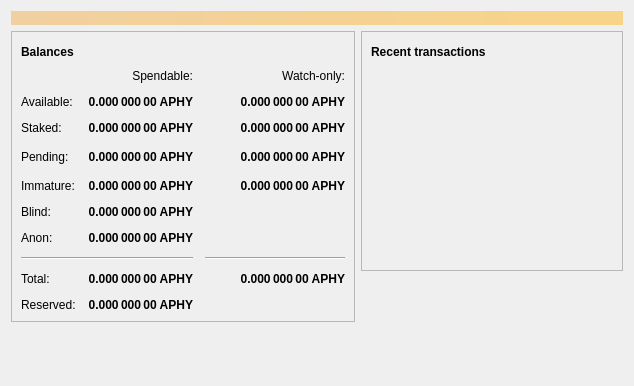
<?xml version="1.0" encoding="UTF-8"?>
<ui version="4.0">
 <class>OverviewPage</class>
 <widget class="QWidget" name="OverviewPage">
  <property name="geometry">
   <rect>
    <x>0</x>
    <y>0</y>
    <width>634</width>
    <height>386</height>
   </rect>
  </property>
  <property name="windowTitle">
   <string>Form</string>
  </property>
  <layout class="QVBoxLayout" name="topLayout">
   <item>
    <widget class="QLabel" name="labelAlerts">
     <property name="visible">
      <bool>false</bool>
     </property>
     <property name="styleSheet">
      <string notr="true">QLabel { background-color: qlineargradient(x1: 0, y1: 0, x2: 1, y2: 0, stop:0 #F0D0A0, stop:1 #F8D488); color:#000000; }</string>
     </property>
     <property name="wordWrap">
      <bool>true</bool>
     </property>
     <property name="margin">
      <number>3</number>
     </property>
     <property name="textInteractionFlags">
      <set>Qt::TextSelectableByMouse</set>
     </property>
    </widget>
   </item>
   <item>
    <layout class="QHBoxLayout" name="horizontalLayout" stretch="1,1">
     <item>
      <layout class="QVBoxLayout" name="verticalLayout_2">
       <item>
        <widget class="QFrame" name="frame">
         <property name="frameShape">
          <enum>QFrame::StyledPanel</enum>
         </property>
         <property name="frameShadow">
          <enum>QFrame::Raised</enum>
         </property>
         <layout class="QVBoxLayout" name="verticalLayout_4">
          <item>
           <layout class="QHBoxLayout" name="horizontalLayout_4">
            <item>
             <widget class="QLabel" name="label_5">
              <property name="font">
               <font>
                <weight>75</weight>
                <bold>true</bold>
               </font>
              </property>
              <property name="text">
               <string>Balances</string>
              </property>
             </widget>
            </item>
            <item>
             <widget class="QPushButton" name="labelWalletStatus">
              <property name="enabled">
               <bool>true</bool>
              </property>
              <property name="maximumSize">
               <size>
                <width>30</width>
                <height>16777215</height>
               </size>
              </property>
              <property name="toolTip">
               <string>The displayed information may be out of date. Your wallet automatically synchronizes with the Aphory network after a connection is established, but this process has not completed yet.</string>
              </property>
              <property name="text">
               <string/>
              </property>
              <property name="icon">
               <iconset>
                <normaloff>:/icons/warning</normaloff>
                <disabledoff>:/icons/warning</disabledoff>:/icons/warning</iconset>
              </property>
              <property name="iconSize">
               <size>
                <width>24</width>
                <height>24</height>
               </size>
              </property>
              <property name="flat">
               <bool>true</bool>
              </property>
             </widget>
            </item>
            <item>
             <spacer name="horizontalSpacer_3">
              <property name="orientation">
               <enum>Qt::Horizontal</enum>
              </property>
              <property name="sizeHint" stdset="0">
               <size>
                <width>40</width>
                <height>20</height>
               </size>
              </property>
             </spacer>
            </item>
           </layout>
          </item>
          <item>
           <layout class="QGridLayout" name="gridLayout">
            <property name="spacing">
             <number>12</number>
            </property>
            <item row="2" column="1">
             <widget class="QLabel" name="labelStaked">
              <property name="font">
               <font>
                <weight>75</weight>
                <bold>true</bold>
               </font>
              </property>
              <property name="cursor">
               <cursorShape>IBeamCursor</cursorShape>
              </property>
              <property name="toolTip">
               <string>Your current staked balance</string>
              </property>
              <property name="text">
               <string notr="true">0.000 000 00 APHY</string>
              </property>
              <property name="alignment">
               <set>Qt::AlignRight|Qt::AlignTrailing|Qt::AlignVCenter</set>
              </property>
              <property name="textInteractionFlags">
               <set>Qt::LinksAccessibleByMouse|Qt::TextSelectableByKeyboard|Qt::TextSelectableByMouse</set>
              </property>
             </widget>
            </item>
            <item row="2" column="2">
             <widget class="QLabel" name="labelWatchStaked">
              <property name="font">
               <font>
                <weight>75</weight>
                <bold>true</bold>
               </font>
              </property>
              <property name="cursor">
               <cursorShape>IBeamCursor</cursorShape>
              </property>
              <property name="toolTip">
               <string>Your current watch-only staked balance</string>
              </property>
              <property name="text">
               <string notr="true">0.000 000 00 APHY</string>
              </property>
              <property name="alignment">
               <set>Qt::AlignRight|Qt::AlignTrailing|Qt::AlignVCenter</set>
              </property>
              <property name="textInteractionFlags">
               <set>Qt::LinksAccessibleByMouse|Qt::TextSelectableByKeyboard|Qt::TextSelectableByMouse</set>
              </property>
             </widget>
            </item>
            <item row="4" column="2">
             <widget class="QLabel" name="labelWatchImmature">
              <property name="font">
               <font>
                <weight>75</weight>
                <bold>true</bold>
               </font>
              </property>
              <property name="cursor">
               <cursorShape>IBeamCursor</cursorShape>
              </property>
              <property name="toolTip">
               <string>Mined balance in watch-only addresses that has not yet matured</string>
              </property>
              <property name="text">
               <string notr="true">0.000 000 00 APHY</string>
              </property>
              <property name="alignment">
               <set>Qt::AlignRight|Qt::AlignTrailing|Qt::AlignVCenter</set>
              </property>
              <property name="textInteractionFlags">
               <set>Qt::LinksAccessibleByMouse|Qt::TextSelectableByKeyboard|Qt::TextSelectableByMouse</set>
              </property>
             </widget>
            </item>
            <item row="3" column="3">
             <spacer name="horizontalSpacer_2">
              <property name="orientation">
               <enum>Qt::Horizontal</enum>
              </property>
              <property name="sizeHint" stdset="0">
               <size>
                <width>40</width>
                <height>20</height>
               </size>
              </property>
             </spacer>
            </item>
            <item row="4" column="1">
             <widget class="QLabel" name="labelImmature">
              <property name="font">
               <font>
                <weight>75</weight>
                <bold>true</bold>
               </font>
              </property>
              <property name="cursor">
               <cursorShape>IBeamCursor</cursorShape>
              </property>
              <property name="toolTip">
               <string>Mined balance that has not yet matured</string>
              </property>
              <property name="text">
               <string notr="true">0.000 000 00 APHY</string>
              </property>
              <property name="alignment">
               <set>Qt::AlignRight|Qt::AlignTrailing|Qt::AlignVCenter</set>
              </property>
              <property name="textInteractionFlags">
               <set>Qt::LinksAccessibleByMouse|Qt::TextSelectableByKeyboard|Qt::TextSelectableByMouse</set>
              </property>
             </widget>
            </item>
            <item row="3" column="2">
             <widget class="QLabel" name="labelWatchPending">
              <property name="font">
               <font>
                <weight>75</weight>
                <bold>true</bold>
               </font>
              </property>
              <property name="cursor">
               <cursorShape>IBeamCursor</cursorShape>
              </property>
              <property name="toolTip">
               <string>Unconfirmed transactions to watch-only addresses</string>
              </property>
              <property name="text">
               <string notr="true">0.000 000 00 APHY</string>
              </property>
              <property name="alignment">
               <set>Qt::AlignRight|Qt::AlignTrailing|Qt::AlignVCenter</set>
              </property>
              <property name="textInteractionFlags">
               <set>Qt::LinksAccessibleByMouse|Qt::TextSelectableByKeyboard|Qt::TextSelectableByMouse</set>
              </property>
             </widget>
            </item>
            <item row="3" column="1">
             <widget class="QLabel" name="labelUnconfirmed">
              <property name="font">
               <font>
                <weight>75</weight>
                <bold>true</bold>
               </font>
              </property>
              <property name="cursor">
               <cursorShape>IBeamCursor</cursorShape>
              </property>
              <property name="toolTip">
               <string>Total of transactions that have yet to be confirmed, and do not yet count toward the spendable balance</string>
              </property>
              <property name="text">
               <string notr="true">0.000 000 00 APHY</string>
              </property>
              <property name="alignment">
               <set>Qt::AlignRight|Qt::AlignTrailing|Qt::AlignVCenter</set>
              </property>
              <property name="textInteractionFlags">
               <set>Qt::LinksAccessibleByMouse|Qt::TextSelectableByKeyboard|Qt::TextSelectableByMouse</set>
              </property>
             </widget>
            </item>
            <item row="2" column="0">
             <widget class="QLabel" name="labelStakedText">
              <property name="text">
               <string>Staked:</string>
              </property>
             </widget>
            </item>
            <item row="7" column="2">
             <widget class="Line" name="lineWatchBalance">
              <property name="sizePolicy">
               <sizepolicy hsizetype="Preferred" vsizetype="Fixed">
                <horstretch>0</horstretch>
                <verstretch>0</verstretch>
               </sizepolicy>
              </property>
              <property name="minimumSize">
               <size>
                <width>140</width>
                <height>0</height>
               </size>
              </property>
              <property name="orientation">
               <enum>Qt::Horizontal</enum>
              </property>
             </widget>
            </item>
            <item row="8" column="2">
             <widget class="QLabel" name="labelWatchTotal">
              <property name="font">
               <font>
                <weight>75</weight>
                <bold>true</bold>
               </font>
              </property>
              <property name="cursor">
               <cursorShape>IBeamCursor</cursorShape>
              </property>
              <property name="toolTip">
               <string>Current total balance in watch-only addresses</string>
              </property>
              <property name="text">
               <string notr="true">0.000 000 00 APHY</string>
              </property>
              <property name="alignment">
               <set>Qt::AlignRight|Qt::AlignTrailing|Qt::AlignVCenter</set>
              </property>
              <property name="textInteractionFlags">
               <set>Qt::LinksAccessibleByMouse|Qt::TextSelectableByKeyboard|Qt::TextSelectableByMouse</set>
              </property>
             </widget>
            </item>
            <item row="8" column="0">
             <widget class="QLabel" name="labelTotalText">
              <property name="text">
               <string>Total:</string>
              </property>
             </widget>
            </item>
            <item row="8" column="1">
             <widget class="QLabel" name="labelTotal">
              <property name="font">
               <font>
                <weight>75</weight>
                <bold>true</bold>
               </font>
              </property>
              <property name="cursor">
               <cursorShape>IBeamCursor</cursorShape>
              </property>
              <property name="toolTip">
               <string>Your current total balance</string>
              </property>
              <property name="text">
               <string notr="true">0.000 000 00 APHY</string>
              </property>
              <property name="alignment">
               <set>Qt::AlignRight|Qt::AlignTrailing|Qt::AlignVCenter</set>
              </property>
              <property name="textInteractionFlags">
               <set>Qt::LinksAccessibleByMouse|Qt::TextSelectableByKeyboard|Qt::TextSelectableByMouse</set>
              </property>
             </widget>
            </item>
            <item row="0" column="2">
             <widget class="QLabel" name="labelWatchonly">
              <property name="text">
               <string>Watch-only:</string>
              </property>
              <property name="alignment">
               <set>Qt::AlignRight|Qt::AlignTrailing|Qt::AlignVCenter</set>
              </property>
             </widget>
            </item>
            <item row="7" column="0" colspan="2">
             <widget class="Line" name="line">
              <property name="orientation">
               <enum>Qt::Horizontal</enum>
              </property>
             </widget>
            </item>
            <item row="1" column="0">
             <widget class="QLabel" name="labelBalanceText">
              <property name="text">
               <string>Available:</string>
              </property>
             </widget>
            </item>
            <item row="4" column="0">
             <widget class="QLabel" name="labelImmatureText">
              <property name="text">
               <string>Immature:</string>
              </property>
             </widget>
            </item>
            <item row="1" column="2">
             <widget class="QLabel" name="labelWatchAvailable">
              <property name="font">
               <font>
                <weight>75</weight>
                <bold>true</bold>
               </font>
              </property>
              <property name="cursor">
               <cursorShape>IBeamCursor</cursorShape>
              </property>
              <property name="toolTip">
               <string>Your current balance in watch-only addresses</string>
              </property>
              <property name="text">
               <string notr="true">0.000 000 00 APHY</string>
              </property>
              <property name="alignment">
               <set>Qt::AlignRight|Qt::AlignTrailing|Qt::AlignVCenter</set>
              </property>
              <property name="textInteractionFlags">
               <set>Qt::LinksAccessibleByMouse|Qt::TextSelectableByKeyboard|Qt::TextSelectableByMouse</set>
              </property>
             </widget>
            </item>
            <item row="3" column="0">
             <widget class="QLabel" name="labelPendingText">
              <property name="text">
               <string>Pending:</string>
              </property>
             </widget>
            </item>
            <item row="0" column="1">
             <widget class="QLabel" name="labelSpendable">
              <property name="text">
               <string>Spendable:</string>
              </property>
              <property name="alignment">
               <set>Qt::AlignRight|Qt::AlignTrailing|Qt::AlignVCenter</set>
              </property>
             </widget>
            </item>
            <item row="5" column="0">
             <widget class="QLabel" name="labelBlindBalanceText">
              <property name="text">
               <string>Blind:</string>
              </property>
             </widget>
            </item>
            <item row="5" column="1">
             <widget class="QLabel" name="labelBlindBalance">
              <property name="font">
               <font>
                <weight>75</weight>
                <bold>true</bold>
               </font>
              </property>
              <property name="cursor">
               <cursorShape>IBeamCursor</cursorShape>
              </property>
              <property name="toolTip">
               <string>Your current spendable blinded balance</string>
              </property>
              <property name="text">
               <string notr="true">0.000 000 00 APHY</string>
              </property>
              <property name="alignment">
               <set>Qt::AlignRight|Qt::AlignTrailing|Qt::AlignVCenter</set>
              </property>
              <property name="textInteractionFlags">
               <set>Qt::LinksAccessibleByMouse|Qt::TextSelectableByKeyboard|Qt::TextSelectableByMouse</set>
              </property>
             </widget>
            </item>
            <item row="6" column="0">
             <widget class="QLabel" name="labelAnonText">
              <property name="text">
               <string>Anon:</string>
              </property>
             </widget>
            </item>
            <item row="6" column="1">
             <widget class="QLabel" name="labelAnonBalance">
              <property name="font">
               <font>
                <weight>75</weight>
                <bold>true</bold>
               </font>
              </property>
              <property name="cursor">
               <cursorShape>IBeamCursor</cursorShape>
              </property>
              <property name="toolTip">
               <string>Your current spendable anon balance</string>
              </property>
              <property name="text">
               <string notr="true">0.000 000 00 APHY</string>
              </property>
              <property name="alignment">
               <set>Qt::AlignRight|Qt::AlignTrailing|Qt::AlignVCenter</set>
              </property>
              <property name="textInteractionFlags">
               <set>Qt::LinksAccessibleByMouse|Qt::TextSelectableByKeyboard|Qt::TextSelectableByMouse</set>
              </property>
             </widget>
            </item>
            <item row="1" column="1">
             <widget class="QLabel" name="labelBalance">
              <property name="font">
               <font>
                <weight>75</weight>
                <bold>true</bold>
               </font>
              </property>
              <property name="cursor">
               <cursorShape>IBeamCursor</cursorShape>
              </property>
              <property name="toolTip">
               <string>Your current spendable balance</string>
              </property>
              <property name="text">
               <string notr="true">0.000 000 00 APHY</string>
              </property>
              <property name="alignment">
               <set>Qt::AlignRight|Qt::AlignTrailing|Qt::AlignVCenter</set>
              </property>
              <property name="textInteractionFlags">
               <set>Qt::LinksAccessibleByMouse|Qt::TextSelectableByKeyboard|Qt::TextSelectableByMouse</set>
              </property>
             </widget>
            </item>
            <item row="9" column="0">
             <widget class="QLabel" name="labelReservedText">
              <property name="text">
               <string>Reserved:</string>
              </property>
             </widget>
            </item>
            <item row="9" column="1">
             <widget class="QLabel" name="labelReserved">
              <property name="font">
               <font>
                <weight>75</weight>
                <bold>true</bold>
               </font>
              </property>
              <property name="cursor">
               <cursorShape>IBeamCursor</cursorShape>
              </property>
              <property name="toolTip">
               <string>Your current spendable balance</string>
              </property>
              <property name="text">
               <string notr="true">0.000 000 00 APHY</string>
              </property>
              <property name="alignment">
               <set>Qt::AlignRight|Qt::AlignTrailing|Qt::AlignVCenter</set>
              </property>
              <property name="textInteractionFlags">
               <set>Qt::LinksAccessibleByMouse|Qt::TextSelectableByKeyboard|Qt::TextSelectableByMouse</set>
              </property>
             </widget>
            </item>
           </layout>
          </item>
         </layout>
        </widget>
       </item>
       <item>
        <spacer name="verticalSpacer">
         <property name="orientation">
          <enum>Qt::Vertical</enum>
         </property>
         <property name="sizeHint" stdset="0">
          <size>
           <width>20</width>
           <height>40</height>
          </size>
         </property>
        </spacer>
       </item>
      </layout>
     </item>
     <item>
      <layout class="QVBoxLayout" name="verticalLayout_3">
       <item>
        <widget class="QFrame" name="frame_2">
         <property name="frameShape">
          <enum>QFrame::StyledPanel</enum>
         </property>
         <property name="frameShadow">
          <enum>QFrame::Raised</enum>
         </property>
         <layout class="QVBoxLayout" name="verticalLayout">
          <item>
           <layout class="QHBoxLayout" name="horizontalLayout_2">
            <item>
             <widget class="QLabel" name="label_4">
              <property name="font">
               <font>
                <weight>75</weight>
                <bold>true</bold>
               </font>
              </property>
              <property name="text">
               <string>Recent transactions</string>
              </property>
             </widget>
            </item>
            <item>
             <widget class="QPushButton" name="labelTransactionsStatus">
              <property name="enabled">
               <bool>true</bool>
              </property>
              <property name="maximumSize">
               <size>
                <width>30</width>
                <height>16777215</height>
               </size>
              </property>
              <property name="toolTip">
               <string>The displayed information may be out of date. Your wallet automatically synchronizes with the Aphory network after a connection is established, but this process has not completed yet.</string>
              </property>
              <property name="text">
               <string/>
              </property>
              <property name="icon">
               <iconset>
                <normaloff>:/icons/warning</normaloff>
                <disabledoff>:/icons/warning</disabledoff>:/icons/warning</iconset>
              </property>
              <property name="iconSize">
               <size>
                <width>24</width>
                <height>24</height>
               </size>
              </property>
              <property name="flat">
               <bool>true</bool>
              </property>
             </widget>
            </item>
            <item>
             <spacer name="horizontalSpacer">
              <property name="orientation">
               <enum>Qt::Horizontal</enum>
              </property>
              <property name="sizeHint" stdset="0">
               <size>
                <width>40</width>
                <height>20</height>
               </size>
              </property>
             </spacer>
            </item>
           </layout>
          </item>
          <item>
           <widget class="QListView" name="listTransactions">
            <property name="styleSheet">
             <string notr="true">QListView { background: transparent; }</string>
            </property>
            <property name="frameShape">
             <enum>QFrame::NoFrame</enum>
            </property>
            <property name="verticalScrollBarPolicy">
             <enum>Qt::ScrollBarAlwaysOff</enum>
            </property>
            <property name="horizontalScrollBarPolicy">
             <enum>Qt::ScrollBarAlwaysOff</enum>
            </property>
            <property name="selectionMode">
             <enum>QAbstractItemView::NoSelection</enum>
            </property>
           </widget>
          </item>
         </layout>
        </widget>
       </item>
       <item>
        <spacer name="verticalSpacer_2">
         <property name="orientation">
          <enum>Qt::Vertical</enum>
         </property>
         <property name="sizeHint" stdset="0">
          <size>
           <width>20</width>
           <height>40</height>
          </size>
         </property>
        </spacer>
       </item>
      </layout>
     </item>
    </layout>
   </item>
  </layout>
 </widget>
 <resources/>
 <connections/>
</ui>
